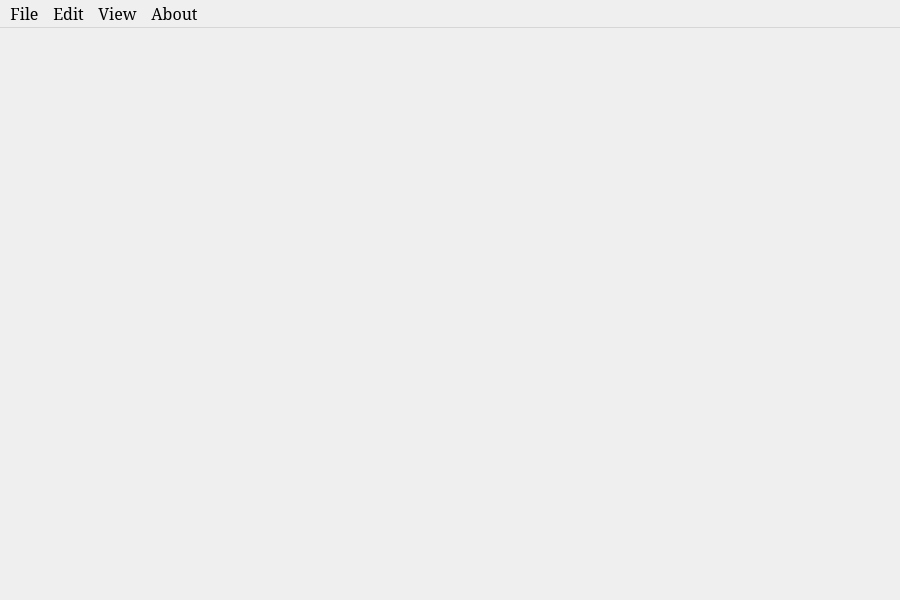
<?xml version="1.0" encoding="UTF-8"?>
<ui version="4.0">
 <class>MainWindow</class>
 <widget class="QMainWindow" name="MainWindow">
  <property name="windowModality">
   <enum>Qt::WindowModality::NonModal</enum>
  </property>
  <property name="geometry">
   <rect>
    <x>0</x>
    <y>0</y>
    <width>900</width>
    <height>600</height>
   </rect>
  </property>
  <property name="font">
   <font>
    <family>Garamond</family>
    <pointsize>12</pointsize>
   </font>
  </property>
  <property name="acceptDrops">
   <bool>true</bool>
  </property>
  <property name="windowTitle">
   <string>Casino</string>
  </property>
  <property name="windowIcon">
   <iconset resource="res.qrc">
    <normaloff>:/res/img/res/logo.ico</normaloff>:/res/img/res/logo.ico</iconset>
  </property>
  <property name="autoFillBackground">
   <bool>false</bool>
  </property>
  <property name="toolButtonStyle">
   <enum>Qt::ToolButtonStyle::ToolButtonTextBesideIcon</enum>
  </property>
  <property name="dockNestingEnabled">
   <bool>false</bool>
  </property>
  <widget class="QWidget" name="centralwidget">
   <layout class="QGridLayout" name="gridLayout" rowstretch="0,0">
    <property name="leftMargin">
     <number>0</number>
    </property>
    <property name="topMargin">
     <number>0</number>
    </property>
    <property name="rightMargin">
     <number>0</number>
    </property>
    <property name="bottomMargin">
     <number>0</number>
    </property>
    <property name="spacing">
     <number>0</number>
    </property>
    <item row="1" column="0">
     <widget class="QWidget" name="gridWidget" native="true">
      <layout class="QGridLayout" name="cwc"/>
     </widget>
    </item>
   </layout>
  </widget>
  <widget class="QMenuBar" name="menubar">
   <property name="geometry">
    <rect>
     <x>0</x>
     <y>0</y>
     <width>900</width>
     <height>24</height>
    </rect>
   </property>
   <widget class="QMenu" name="menuFile">
    <property name="title">
     <string>File</string>
    </property>
    <addaction name="actionQuit"/>
   </widget>
   <widget class="QMenu" name="menuEdit">
    <property name="title">
     <string>Edit</string>
    </property>
    <widget class="QMenu" name="menuAlgorithm">
     <property name="title">
      <string>Algorithm</string>
     </property>
     <addaction name="actionToTWAlwaysWins"/>
     <addaction name="actionFairRandom"/>
     <addaction name="actionUserHasAnAdvantage"/>
    </widget>
    <addaction name="menuAlgorithm"/>
   </widget>
   <widget class="QMenu" name="menuView">
    <property name="title">
     <string>View</string>
    </property>
    <widget class="QMenu" name="menuGame">
     <property name="title">
      <string>Game</string>
     </property>
     <addaction name="actionSlots"/>
     <addaction name="actionRoulett"/>
    </widget>
    <addaction name="menuGame"/>
   </widget>
   <widget class="QMenu" name="menuAbout">
    <property name="title">
     <string>About</string>
    </property>
    <addaction name="actionAbout"/>
   </widget>
   <addaction name="menuFile"/>
   <addaction name="menuEdit"/>
   <addaction name="menuView"/>
   <addaction name="menuAbout"/>
  </widget>
  <widget class="QStatusBar" name="statusbar">
   <property name="autoFillBackground">
    <bool>true</bool>
   </property>
   <property name="sizeGripEnabled">
    <bool>false</bool>
   </property>
  </widget>
  <action name="actionQuit">
   <property name="text">
    <string>Quit</string>
   </property>
  </action>
  <action name="actionSlots">
   <property name="checkable">
    <bool>true</bool>
   </property>
   <property name="checked">
    <bool>true</bool>
   </property>
   <property name="text">
    <string>Slots</string>
   </property>
  </action>
  <action name="actionRoulett">
   <property name="checkable">
    <bool>true</bool>
   </property>
   <property name="text">
    <string>Roulette</string>
   </property>
  </action>
  <action name="actionToTWAlwaysWins">
   <property name="checkable">
    <bool>true</bool>
   </property>
   <property name="text">
    <string>ToTW always wins</string>
   </property>
  </action>
  <action name="actionFairRandom">
   <property name="checkable">
    <bool>true</bool>
   </property>
   <property name="checked">
    <bool>true</bool>
   </property>
   <property name="text">
    <string>Fair random</string>
   </property>
  </action>
  <action name="actionAbout">
   <property name="text">
    <string>About</string>
   </property>
  </action>
  <action name="actionUserHasAnAdvantage">
   <property name="checkable">
    <bool>true</bool>
   </property>
   <property name="text">
    <string>User has an advantage</string>
   </property>
  </action>
 </widget>
 <resources>
  <include location="res.qrc"/>
 </resources>
 <connections/>
</ui>
